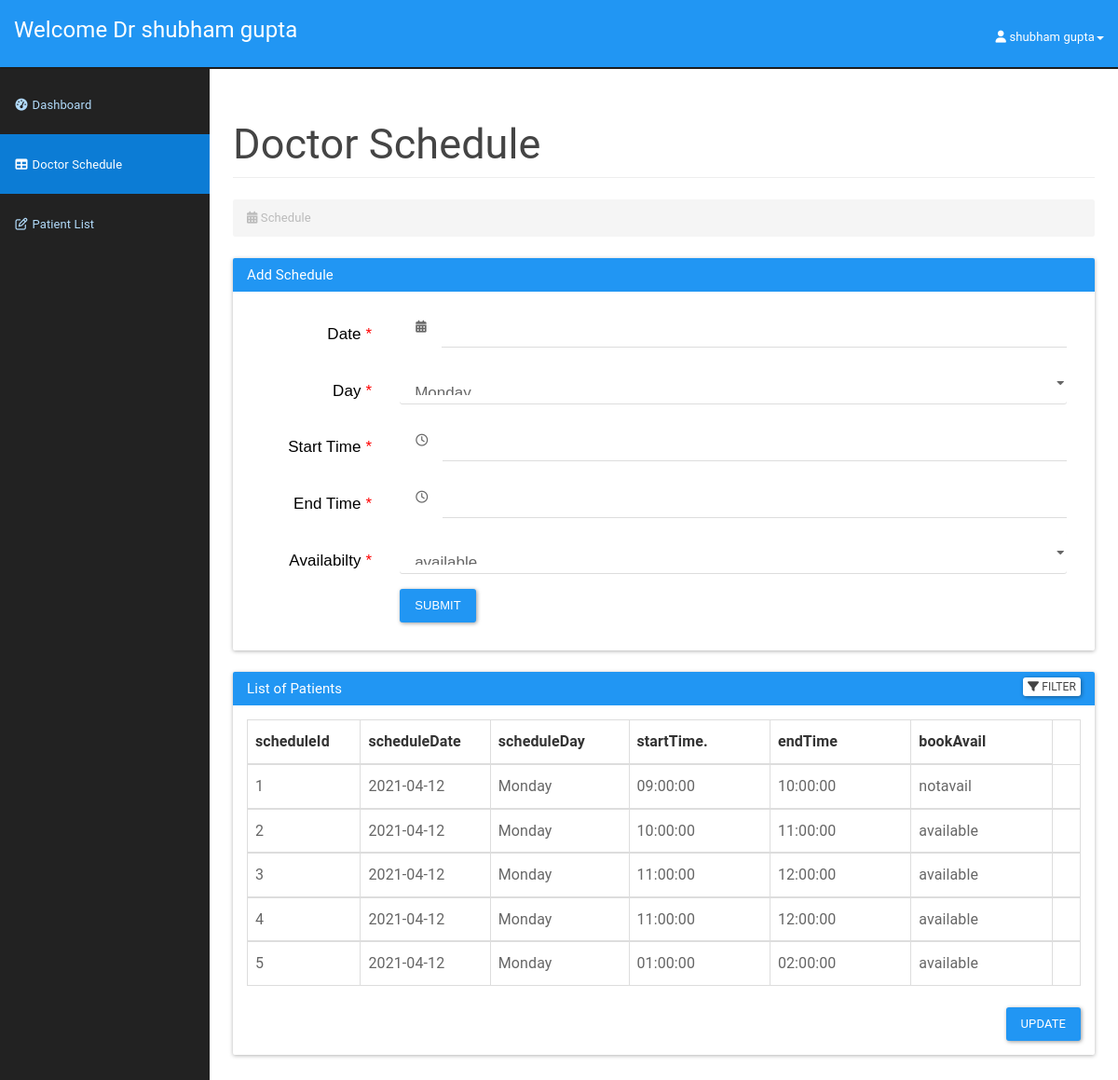
Page /doctor/addschedule.php (signed in) on the committed database.
### tables this page shows
CREATE TABLE `doctor` (
  `password` varchar(20) NOT NULL,
  `doctorId` int(3) NOT NULL,
  `maindoctorId` int(3) NOT NULL,
  `doctorFirstName` varchar(50) NOT NULL,
  `doctorLastName` varchar(50) NOT NULL,
  `doctorAddress` varchar(100) NOT NULL,
  `doctorPhone` varchar(15) NOT NULL,
  `doctorEmail` varchar(20) NOT NULL,
  `symptom` varchar(20) NOT NULL,
  `speciality` varchar(20) NOT NULL
);

CREATE TABLE `doctorschedule` (
  `maindoctorId` int(11) NOT NULL,
  `scheduleId` int(11) NOT NULL,
  `scheduleDate` date NOT NULL,
  `scheduleDay` varchar(15) NOT NULL,
  `startTime` time NOT NULL,
  `endTime` time NOT NULL,
  `bookAvail` varchar(10) NOT NULL
);

### doctor/addschedule.php (the view, shortened to what this page needs)
<?php
include_once '../assets/conn/dbconnect.php';
$usersession = $_SESSION['doctorSession'];
$res=mysqli_query($con,"SELECT * FROM doctor WHERE doctorId=".$usersession);
$userRow=mysqli_fetch_array($res,MYSQLI_ASSOC);
?>
<!DOCTYPE html>
<html lang="en">
    <head>
        <link href="assets/css/material.css" rel="stylesheet">
        <link href="assets/css/sb-admin.css" rel="stylesheet">
        <link href="assets/css/time/bootstrap-clockpicker.css" rel="stylesheet">
        <link href="assets/css/style.css" rel="stylesheet">
        <link href="assets/font-awesome/css/font-awesome.css" rel="stylesheet">
        <link rel="stylesheet" href="https://formden.com/static/cdn/bootstrap-iso.css" />
        <link rel="stylesheet" href="https://formden.com/static/cdn/font-awesome/4.4.0/css/font-awesome.min.css" />
    </head>
    <body>
        <div id="wrapper">
            <nav class="navbar navbar-inverse navbar-fixed-top" role="navigation">
                <div class="navbar-header">
                    <a class="navbar-brand" href="doctordashboard.php">Welcome Dr <?php echo $userRow['doctorFirstName'];?> <?php echo $userRow['doctorLastName'];?></a>
                </div>
                <ul class="nav navbar-right top-nav">
                    <li class="dropdown">
                        <a href="#" class="dropdown-toggle" data-toggle="dropdown"><i class="fa fa-user"></i> <?php echo $userRow['doctorFirstName']; ?> <?php echo $userRow['doctorLastName']; ?><b class="caret"></b></a>
                    </li>
                </ul>
                <div class="collapse navbar-collapse navbar-ex1-collapse">
                    <ul class="nav navbar-nav side-nav">
                        <li>
                            <a href="doctordashboard.php"><i class="fa fa-fw fa-dashboard"></i> Dashboard</a>
                        </li>
                        <li class="active">
                            <a href="addschedule.php"><i class="fa fa-fw fa-table"></i> Doctor Schedule</a>
                        </li>
                        <li>
                            <a href="patientlist.php"><i class="fa fa-fw fa-edit"></i> Patient List</a>
                        </li>
                    </ul>
                </div>
            </nav>
            <div id="page-wrapper">
                <div class="container-fluid">
                    <div class="row">
                        <div class="col-lg-12">
                            <h2 class="page-header">
                            Doctor Schedule
                            </h2>
                            <ol class="breadcrumb">
                                <li class="active">
                                    <i class="fa fa-calendar"></i> Schedule
                                </li>
                            </ol>
                        </div>
                    </div>
                    <div class="panel panel-primary">
                        <div class="panel-heading">
                            <h3 class="panel-title">Add Schedule</h3>
                        </div>
                        <div class="panel-body">
                            <div class="bootstrap-iso">
                             <div class="container-fluid">
                              <div class="row">
                               <div class="col-md-12 col-sm-12 col-xs-12">
                                <form class="form-horizontal" method="post">
                                 <div class="form-group form-group-lg">
                                  <label class="control-label col-sm-2 requiredField" for="date">
                                   Date
                                   <span class="asteriskField">
                                    *
                                   </span>
                                  </label>
                                  <div class="col-sm-10">
                                   <div class="input-group">
                                    <div class="input-group-addon">
                                     <i class="fa fa-calendar">
                                     </i>
                                    </div>
                                    <input class="form-control" id="date" name="date" type="text" required/>
                                   </div>
                                  </div>
                                 </div>
                                 <div class="form-group form-group-lg">
                                  <label class="control-label col-sm-2 requiredField" for="scheduleday">
                                   Day
                                   <span class="asteriskField">
                                    *
                                   </span>
                                  </label>
                                  <div class="col-sm-10">
                                   <select class="select form-control" id="scheduleday" name="scheduleday" required>
                                    <option value="Monday">
                                     Monday
                                    </option>
                                   </select>
                                  </div>
                                 </div>
                                 <div class="form-group form-group-lg">
                                  <label class="control-label col-sm-2 requiredField" for="starttime">
                                   Start Time
                                   <span class="asteriskField">
                                    *
                                   </span>
                                  </label>
                                  <div class="col-sm-10">
                                   <div class="input-group clockpicker"  data-align="top" data-autoclose="true">
                                    <div class="input-group-addon">
                                     <i class="fa fa-clock-o">
                                     </i>
                                    </div>
                                    <input class="form-control" id="starttime" name="starttime" type="text" required/>
                                   </div>
                                  </div>
                                 </div>
                                 <div class="form-group form-group-lg">
                                  <label class="control-label col-sm-2 requiredField" for="endtime">
                                   End Time
                                   <span class="asteriskField">
                                    *
                                   </span>
                                  </label>
                                  <div class="col-sm-10">
                                   <div class="input-group clockpicker"  data-align="top" data-autoclose="true">
                                    <div class="input-group-addon">
                                     <i class="fa fa-clock-o">
                                     </i>
                                    </div>
                                    <input class="form-control" id="endtime" name="endtime" type="text" required/>
                                   </div>
                                  </div>
                                 </div>
                                 <div class="form-group form-group-lg">
                                  <label class="control-label col-sm-2 requiredField" for="bookavail">
                                   Availabilty
                                   <span class="asteriskField">
                                    *
                                   </span>
                                  </label>
                                  <div class="col-sm-10">
                                   <select class="select form-control" id="bookavail" name="bookavail" required>
                                    <option value="available">
                                     available
                                    </option>
                                   </select>
                                  </div>
                                 </div>
                                 <div class="form-group">
                                  <div class="col-sm-10 col-sm-offset-2">
                                   <button class="btn btn-primary " name="submit" type="submit">
                                    Submit
                                   </button>
                                  </div>
                                 </div>
                                </form>
                               </div>
                              </div>
                             </div>
                            </div>
                        </div>
                    </div>
                    <div class="panel panel-primary filterable">
                        <div class="panel-heading">
                            <h3 class="panel-title">List of Patients</h3>
                            <div class="pull-right">
                            <button class="btn btn-default btn-xs btn-filter"><span class="fa fa-filter"></span> Filter</button>
                        </div>
                        </div>
                        <div class="panel-body">
                        <table class="table table-hover table-bordered">
                            <thead>
                                <tr class="filters">
                                    <th><input type="text" class="form-control" placeholder="scheduleId" disabled></th>
                                    <th><input type="text" class="form-control" placeholder="scheduleDate" disabled></th>
                                    <th><input type="text" class="form-control" placeholder="scheduleDay" disabled></th>
                                    <th><input type="text" class="form-control" placeholder="startTime." disabled></th>
                                    <th><input type="text" class="form-control" placeholder="endTime" disabled></th>
                                    <th><input type="text" class="form-control" placeholder="bookAvail" disabled></th>
                                </tr>
                            </thead>
                            <?php
                            $result=mysqli_query($con,"SELECT * FROM doctorschedule");
                            while ($doctorschedule=mysqli_fetch_array($result)) {
                                echo "<tbody>";
                                echo "<tr>";
                                    echo "<td>" . $doctorschedule['scheduleId'] . "</td>";
                                    echo "<td>" . $doctorschedule['scheduleDate'] . "</td>";
                                    echo "<td>" . $doctorschedule['scheduleDay'] . "</td>";
                                    echo "<td>" . $doctorschedule['startTime'] . "</td>";
                                    echo "<td>" . $doctorschedule['endTime'] . "</td>";
                                    echo "<td>" . $doctorschedule['bookAvail'] . "</td>";
                                    echo "<form method='POST'>";
                                    echo "<td class='text-center'><a href='#' id='".$doctorschedule['scheduleId']."' class='delete'><span class='glyphicon glyphicon-trash' aria-hidden='true'></span></a>
                            </td>";
                            }
                                echo "</tr>";
                           echo "</tbody>";
                       echo "</table>";
                       echo "<div class='panel panel-default'>";
                       echo "<div class='col-md-offset-3 pull-right'>";
                       echo "<button class='btn btn-primary' type='submit' value='Submit' name='submit'>Update</button>";
                        echo "</div>";
                        echo "</div>";
                        ?>
                        </div>
                    </div>
                </div>
            </div>
<link rel="stylesheet" href="https://cdnjs.cloudflare.com/ajax/libs/bootstrap-datepicker/1.4.1/css/bootstrap-datepicker3.css"/>
    </body>
</html>

### doctor/assets/css/sb-admin.css (style rules this page uses)
body { margin-top: 100px; background-color: #222; }
@media (min-width:768px) { body { margin-top: 50px; } }
#wrapper { padding-left: 0; }
#page-wrapper { min-height: 900px !important; width: 100%; padding: 0; background-color: #fff; }
@media (min-width:768px) { #wrapper { padding-left: 225px; } }
@media (min-width:768px) { #page-wrapper { padding: 10px; } }
.top-nav { padding: 0 15px; }
.top-nav>li { display: inline-block; float: left; }
.top-nav>li>a { padding-top: 17px; padding-bottom: 10px; line-height: 45px; color: white; }
@media (min-width:768px) { .side-nav { position: fixed; top: 80px; left: 225px; width: 225px; margin-left: -225px; border: none; border-radius: 0; overflow-y: auto; background-color: #222; bottom: 0; overflow-x: hidden; padding-bottom: 40px; } }
@media (min-width:768px) { .side-nav>li>a { width: 225px; } }

### doctor/assets/css/style.css (style rules this page uses)
.filterable { margin-top: 15px; }
.filterable .panel-heading .pull-right { margin-top: -20px; }
.filterable .filters input[disabled] { background-color: transparent; border: none; cursor: auto; box-shadow: none; padding: 0; height: auto; }

### doctor/addschedule.php (style rules this page uses)
.bootstrap-iso .formden_header h2, .bootstrap-iso .formden_header p, .bootstrap-iso form { font-family: Arial, Helvetica, sans-serif; color: black }
.bootstrap-iso form button, .bootstrap-iso form button:hover { color: white !important; }
.asteriskField { color: red; }

### rows in the picture
doctor: doctorFirstName "shubham", doctorLastName "gupta"
doctorschedule: scheduleId "1", scheduleDate "2021-04-12", scheduleDay "Monday", startTime "09:00:00", endTime "10:00:00", bookAvail "notavail"
doctorschedule: scheduleId "2", scheduleDate "2021-04-12", scheduleDay "Monday", startTime "10:00:00", endTime "11:00:00", bookAvail "available"
doctorschedule: scheduleId "3", scheduleDate "2021-04-12", scheduleDay "Monday", startTime "11:00:00", endTime "12:00:00", bookAvail "available"
doctorschedule: scheduleId "4", scheduleDate "2021-04-12", scheduleDay "Monday", startTime "11:00:00", endTime "12:00:00", bookAvail "available"
doctorschedule: scheduleId "5", scheduleDate "2021-04-12", scheduleDay "Monday", startTime "01:00:00", endTime "02:00:00", bookAvail "available"
